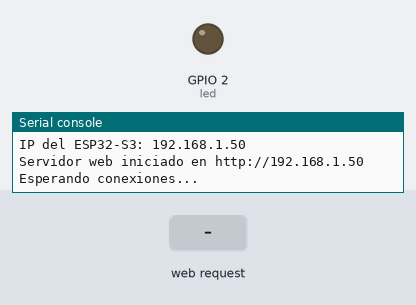
Recording of a program running on a simulated ESP32 board running MicroPython. Parts: output pins drawn as LEDs (lit = HIGH), the last lines printed to the serial console. Inputs (shaded band) come from the test bench. WiFi joins after 1.5 s.

Above: at 5.2 s.
5.3 s: HTTP request GET /on received
At 6.3 s:
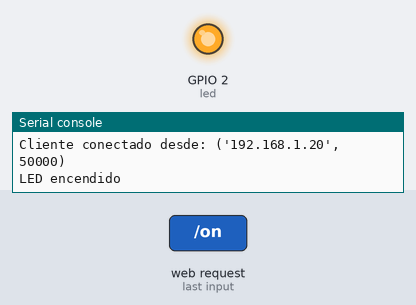
8.3 s: HTTP request GET /off received
At 8.6 s:
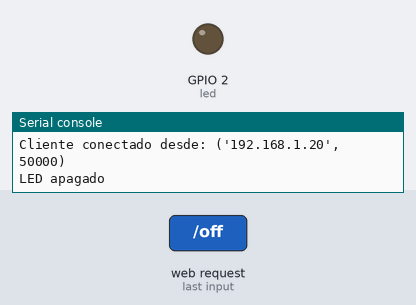
Timing chart, 0 to 11.3 s (numbered marks = the images above; inputs shaded):
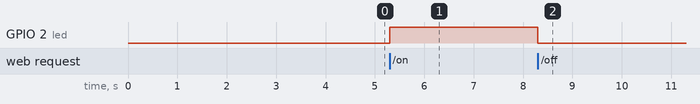

The program:

main.py
```python
# main.py
# Servidor web para controlar un LED conectado al GPIO 2.
# Funciona en un ESP32-S3 con MicroPython.

import socket
import time
import network
from machine import Pin

# ----------------------------------------------------
# CONFIGURACIÓN DEL LED
# ----------------------------------------------------
# El LED se conecta al GPIO 2, como indica la especificación.
led = Pin(2, Pin.OUT)
led.value(0)  # Inicialmente apagado

# Variable de estado para mostrar en la página y en /status.
led_state = "LED APAGADO"

# ----------------------------------------------------
# PÁGINA WEB (HTML + CSS + JavaScript)
# ----------------------------------------------------
# Se incluye directamente como una cadena para no necesitar archivos externos.
HTML = """
<!doctype html>
<html lang=\"es\">
<head>
  <meta charset=\"UTF-8\">
  <meta name=\"viewport\" content=\"width=device-width, initial-scale=1.0\">
  <title>Control LED ESP32-S3</title>
  <style>
    :root {
      color-scheme: light;
      font-family: Arial, Helvetica, sans-serif;
      background: linear-gradient(135deg, #eef6ff, #f8fbff);
      color: #17324d;
    }

    * { box-sizing: border-box; }

    body {
      margin: 0;
      min-height: 100vh;
      display: flex;
      align-items: center;
      justify-content: center;
      padding: 20px;
    }

    .panel {
      width: 100%;
      max-width: 420px;
      background: rgba(255, 255, 255, 0.92);
      border-radius: 24px;
      box-shadow: 0 14px 30px rgba(23, 50, 77, 0.18);
      padding: 28px;
      text-align: center;
    }

    h1 {
      margin-top: 0;
      margin-bottom: 10px;
      font-size: 1.5rem;
      color: #17324d;
    }

    p {
      margin-top: 0;
      color: #45607a;
      font-size: 0.95rem;
    }

    .buttons {
      display: flex;
      justify-content: center;
      gap: 18px;
      margin: 24px 0;
    }

    .btn {
      width: 110px;
      height: 110px;
      border: none;
      border-radius: 50%;
      color: white;
      font-size: 1.3rem;
      font-weight: 700;
      cursor: pointer;
      box-shadow: 0 8px 18px rgba(0, 0, 0, 0.18);
      transition: transform 0.08s ease, filter 0.2s ease;
    }

    .btn:hover { filter: brightness(1.06); }
    .btn:active { transform: scale(0.96); }

    .btn-on { background: linear-gradient(145deg, #2ecc71, #1c9d52); }
    .btn-off { background: linear-gradient(145deg, #ff5c5c, #d63a3a); }

    .status-box {
      border: 2px solid #cfd9e5;
      border-radius: 16px;
      padding: 14px;
      background: #f7fbff;
      color: #17324d;
      font-size: 1.05rem;
      font-weight: 700;
      min-height: 52px;
      display: flex;
      align-items: center;
      justify-content: center;
      box-shadow: inset 0 1px 2px rgba(23, 50, 77, 0.05);
    }

    .badge {
      display: inline-block;
      margin-top: 10px;
      padding: 6px 10px;
      border-radius: 999px;
      background: #eaf4ff;
      color: #3a5f89;
      font-size: 0.85rem;
    }
  </style>
</head>
<body>
  <main class=\"panel\">
    <h1>Control LED ESP32-S3</h1>
    <p>Presiona un botón para cambiar el estado del LED GPIO 2.</p>

    <div class=\"buttons\">
      <button class=\"btn btn-on\" data-action=\"/on\">ON</button>
      <button class=\"btn btn-off\" data-action=\"/off\">OFF</button>
    </div>

    <div class=\"status-box\" id=\"statusBox\">Esperando estado...</div>
    <div class=\"badge\">Actualización automática cada 2 segundos</div>
  </main>

  <script>
    const statusBox = document.getElementById('statusBox');

    function updateStatus() {
      fetch('/status')
        .then(response => response.text())
        .then(text => {
          statusBox.textContent = text;
        })
        .catch(() => {
          statusBox.textContent = 'Error al consultar el estado';
        });
    }

    document.querySelectorAll('.btn').forEach(btn => {
      btn.addEventListener('click', function () {
        fetch(this.getAttribute('data-action'))
          .then(() => updateStatus())
          .catch(() => {
            statusBox.textContent = 'Error al enviar la orden';
          });
      });
    });

    updateStatus();
    setInterval(updateStatus, 2000);
  </script>
</body>
</html>
"""


# ----------------------------------------------------
# FUNCIONES DE RESPUESTA HTTP
# ----------------------------------------------------

def send_response(conn, status, content_type, body):
    """Envía una respuesta HTTP simple al cliente."""
    response = "HTTP/1.1 {}\r\n".format(status)
    response += "Content-Type: {}\r\n".format(content_type)
    response += "Content-Length: {}\r\n".format(len(body))
    response += "Connection: close\r\n\r\n"
    response = response.encode('utf-8') + body
    conn.sendall(response)


def handle_request(conn, addr):
    """Procesa una petición HTTP entrante."""
    try:
        request = conn.recv(1024)
        if not request:
            return

        request_text = request.decode('utf-8', 'ignore')
        print("Cliente conectado desde:", addr)

        # Extraer la línea de petición: GET /on HTTP/1.1
        lines = request_text.splitlines()
        if not lines:
            return

        first_line = lines[0]
        parts = first_line.split()
        if len(parts) < 3:
            send_response(conn, '400 Bad Request', 'text/plain', b'Peticion invalida')
            return

        method = parts[0]
        path = parts[1].split('?')[0]  # Ignora parámetros de consulta

        # Rutas soportadas.
        if path == '/':
            print("Página principal solicitada")
            send_response(conn, '200 OK', 'text/html', HTML.encode('utf-8'))

        elif path == '/on':
            led.value(1)
            global led_state
            led_state = 'LED ENCENDIDO'
            print("LED encendido")
            send_response(conn, '200 OK', 'text/plain', led_state.encode('utf-8'))

        elif path == '/off':
            led.value(0)
            global led_state
            led_state = 'LED APAGADO'
            print("LED apagado")
            send_response(conn, '200 OK', 'text/plain', led_state.encode('utf-8'))

        elif path == '/status':
            print("Estado consultado")
            send_response(conn, '200 OK', 'text/plain', led_state.encode('utf-8'))

        else:
            print("Ruta no encontrada:", path)
            send_response(conn, '404 Not Found', 'text/plain', b'404 Not Found')

    except Exception as exc:
        print("Error al atender al cliente:", exc)
        try:
            send_response(conn, '500 Internal Server Error', 'text/plain', b'Error interno')
        except Exception:
            pass
    finally:
        conn.close()


# ----------------------------------------------------
# ARRANQUE DEL SERVIDOR WEB
# ----------------------------------------------------

# Crear el socket TCP en el puerto 80.
server = socket.socket(socket.AF_INET, socket.SOCK_STREAM)
server.setsockopt(socket.SOL_SOCKET, socket.SO_REUSEADDR, 1)
server.bind(('', 80))
server.listen(5)

# Obtener la IP de la interfaz WiFi.
wlan = network.WLAN(network.STA_IF)
if wlan.isconnected():
    ip_address = wlan.ifconfig()[0]
    print("Servidor web iniciado en http://{}".format(ip_address))
else:
    print("Servidor web iniciado, pero WiFi no está conectado.")

print("Esperando conexiones...")

try:
    while True:
        conn, addr = server.accept()
        handle_request(conn, addr)
except KeyboardInterrupt:
    print("Servidor detenido manualmente.")
finally:
    server.close()
```

boot.py
```python
import network
import time
import machine

SSID = "CASAAGUILERA_XIOAMI"
PASSWORD = "CARLOSFUERA1996#2017"

print("Intentando conectar a WiFi...")
print("SSID:", SSID)

wlan = network.WLAN(network.STA_IF)

# Reinicio limpio de la interfaz WiFi
wlan.active(False)
time.sleep(1)

wlan.active(True)
time.sleep(1)

# Si ya estaba conectado, desconectamos antes
if wlan.isconnected():
    wlan.disconnect()
    time.sleep(1)

try:
    wlan.connect(SSID, PASSWORD)

    timeout = 20

    while not wlan.isconnected() and timeout > 0:
        print("Conectando...")
        time.sleep(1)
        timeout -= 1

    if wlan.isconnected():
        print("WiFi conectado correctamente")
        print("Datos de red:", wlan.ifconfig())
        print("IP del ESP32-S3:", wlan.ifconfig()[0])
    else:
        print("No se pudo conectar a la WiFi")
        print("Comprueba SSID, contraseña y que la red sea de 2.4 GHz")

except OSError as e:
    print("Error interno WiFi:", e)
    print("Reiniciando ESP32-S3 en 5 segundos...")
    time.sleep(5)
    machine.reset()
```

Measured:
- after the input at 5.3 s, GPIO 2 (led): LOW → HIGH at once
- after the input at 8.3 s, GPIO 2 (led): HIGH → LOW at once
